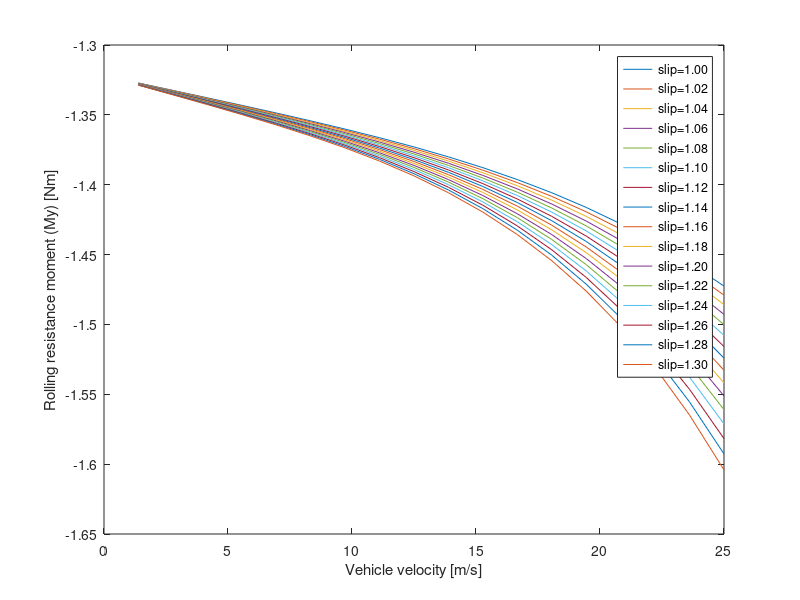

MATLAB code to generate this figure:
clear all, close all, clc

%Longitudinal Coefficients
PCX1 = 1.56182385630461; %Shape factor Cfx for longitudinal force
PDX1 = 2.85110165444411; %Longitudinal friction Mux at Fznom
PDX2 = - 0.407371062621199; %Variation of friction Mux with load
PPX1=- 0.705319191164713;
PPX2=- 0.589490385312056;
PPX3=- 0.242820291164767;
PPX4=0.205179565555030;
PDX3= 19.2614164371048;
PEX1=0.422733521935518;
PEX2=0.0201014651759272;
PEX3=0.00229620366835657;
PEX4=0.00999560321822648;
PKX1=52.2555801076937;
PKX2=- 0.00614387636030559;
PKX3=- 0.155693449933703;
PHX1=0.000340072159079639;
PHX2=- 0.00161506337261505;
%PDXP1=
%PDXP2=
%PDXP3=
%RHX1=
%REX1=
%REX2=
%RCX1=
%RBX1=
%RBX2=
%RBX3=
SVX=1;

%Overturning coeficients
QSX1= 0;
QSX2= 0;
QSX3= 0;
QSX4= 5;
QSX5= 1;
QSX6= 10;
QSX7= 0;
QSX8= 0;
QSX9= 0.4;
QSX10= 0;
QSX11= 5;
QSX12= 0;
QSX13= 0;
QSX14= 0;
PPMX1= 0;

%Rolling coefficients
QSY1 = 0.01; %Rolling resistance torque coefficient
QSY2 = 0.0; %Rolling resistance torque depending on Fx
QSY3 = 0.0004; %Rolling resistance torque depending on speed
QSY4 = 4e-05; %Rolling resistance torque depending on speed ^4               
QSY5= 0;                 
QSY6= 0;                
QSY7= 0;                
QSY8= 0; 

%Scaling coefficients
LCX=0.995; %Scale factor of Fx shape factor; valor inventat
LMUX=0.78; %Scale factor of Fx peak friction coefficient; valor inventat
LEX=1; %Scale factor of Fx curvature factor; valor inventat
LKXk=1; %Scale factor of slip stiffness; valor inventat 
LHX=0.95; %Scale factor of Fx horizontal shift; valor inventat
LUX=1; %valor inventat
LMY=1;

%Data
g=9.81; % m/s^2
m = 275; % vechicle mass in kg
W = m*g; % vehicle weight in N
h = 0.3; % cog height m
l = 1.6; % wheel base m
cogx= 0.8; % Front axle -> Mass center distance in m
%R = 0.223969; %efective rolling radius in m
R= (16*0.0245)/2; %unloaded radius in m
CAMdeg = 1.5; %inclination angle en graus
CAM = CAMdeg*pi/180; %Camber in radians
VREF= 50/3.6; %en m/s

%Data for Fx
slip = 1:0.02:1.3;
VV = (0:5:90)/3.6; %Vehicle Velocity m/s
FZ = m*g/4; % single wheel load 
DFZ = (FZ-1080)/1080; %diferencial de carrega
PI = 0.82737; %pressio en bar
DPI = (PI-0.84)/0.84;

%Fx MF-Tyre 5.2, 6.0, 6.1
s1=1;
SHX= (PHX1+PHX2*DFZ)*LHX*LUX*s1;

for i = 1:length(slip)
    for j = 1:length(VV)
        
        V(i,j)= VV(j)*slip(i); % Wheel velocity m/s
        Omega(i,j) = V(i,j)/R; %wheel rotational speed %valor inventat
        k(i,j) = (V(i,j)-VV(j))/VV(j); %longitudinal slip

        %Pure Slip
        kx(i,j) = k(i,j)+SHX;
        CX(i,j) = PCX1*LCX;
        U(i,j) = (PDX1+PDX2*DFZ)*(1+PPX3*DPI+PPX4*DPI^2)*(1-PDX3*CAM^2)*LUX;
        DX(i,j) = U(i,j)*FZ*s1;
        Ex(i,j) = (PEX1+PEX2*DFZ+PEX3*DFZ^2)*(1-PEX4*sign(kx(i,j)))*LEX;
        KXk(i,j) = FZ*(PKX1+PKX2*DFZ)*exp(PKX3*DFZ)*(1+PPX1*DPI+PPX2*DPI^2)*LKXk;
        BX(i,j) = KXk(i,j)/(CX(i,j)*DX(i,j));
        
        Gxalfa=1;
        
        %Turn slip
        s1=1;
        Fx(i,j)=(DX(i,j)*sin(CX(i,j)*atan(BX(i,j)*kx(i,j)-Ex(i,j)*(BX(i,j)*kx(i,j)-atan(BX(i,j)*kx(i,j)))))+SVX)*Gxalfa;
        

        %Rolling Resistance MF-Tyre 5.2, 6.0
        My(i,j)=-R.*FZ.*LMY.*(QSY1+QSY2.*(Fx(i,j)/FZ)+QSY3.*abs(V(i,j)/VREF)+QSY4.*(V(i,j)/VREF).^4);
    end
end

plot(VV, My)
xlabel('Vehicle velocity [m/s]')
ylabel('Rolling resistance moment (My) [Nm]')
legendCell_slip = cellstr(num2str(slip', 'slip=%.2f')); % Adjusted to show 2 decimal places
legend(legendCell_slip, 'Location', 'best')
